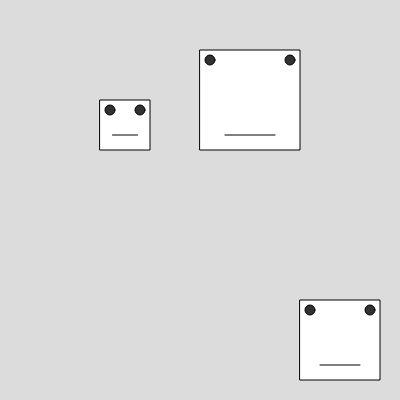
Frame 1 (no input)
Frame 60 (no input): identical to frame 1, image omitted
Frame 120 (the mouse pressed at the canvas centre since frame 60): identical to frame 1, image omitted

The p5.js sketch that drew this single still picture (run headless with seeded random() and noise() and a simulated clock; from frame 60 on, the mouse is pressed at the canvas centre):

// p5.js sketch
// ── sketch.js
let characters

function setup() {
  createCanvas(400, 400);

  characters = [
    new Character (100,100,50),
    new Character (300,300,80),
    new Character (200,50,100)
  ]
}

function draw() {
  background(220);

  for(let i=0; i < characters.length; i++){
    characters[i].draw();
  }

}

function mousePressed(){
  for(let i=0; i < characters.length; i++){
    characters[i].mousePressed();
  }

}

function mouseReleased(){
  for(let i=0; i < characters.length; i++){
    characters[i].mouseReleased();
  }

}

function mouseDragged(){
  for(let i=0; i < characters.length; i++){
    characters[i].mouseDragged();
  }

}



class Character{
  constructor(x,y,size) {
    this.x = x;
    this.y =y;
    this.size = size;
    this.dragging = false;

    this.dragStartX = -1;
    this.dragStartY = -1;
    this.characterStartX = -1;
    this.characterStartY = -1;
  }

  draw(){
    fill(255);
    square(this.x,this.y,this.size);
    fill(50)
    circle(this.x+10,this.y + 10,10);
    circle(this.x+this.size -10,this.y + 10,10);
    stroke(0);
    line(this.x + this.size /4, this.y+ this.size-15, this.x + this.size - this.size/4, this.y + this.size - 15)
  }

  mousePressed() {
    let insideX = mouseX >= this.x && mouseX <= this.x + this.size;
    let insideY = mouseY >= this.y && mouseY <= this.y + this.size;
    console.log("in x:",insideX);
    console.log("in y:",insideY);
    
    let inside = insideX && insideY;
  
    //let d = dist(mouseX,mouseY,x,y);
    //let inside = d <= size / 2;

    if(inside) {
      this.dragging = true;
      this.dragStartX = mouseX;
      this.dragStartY = mouseY;
      this.characterStartX = this.x;
      this.characterStartY = this.y
    }
  
  }

  mouseDragged() {
    if(this.dragging){
      this.x = this.characterStartX + (mouseX - this.dragStartX);
      this.y = this.characterStartY + (mouseY - this.dragStartY);
    }
  }

  mouseReleased() {
    if(this.dragging){
      this.dragging = false;
    }
  }
}
